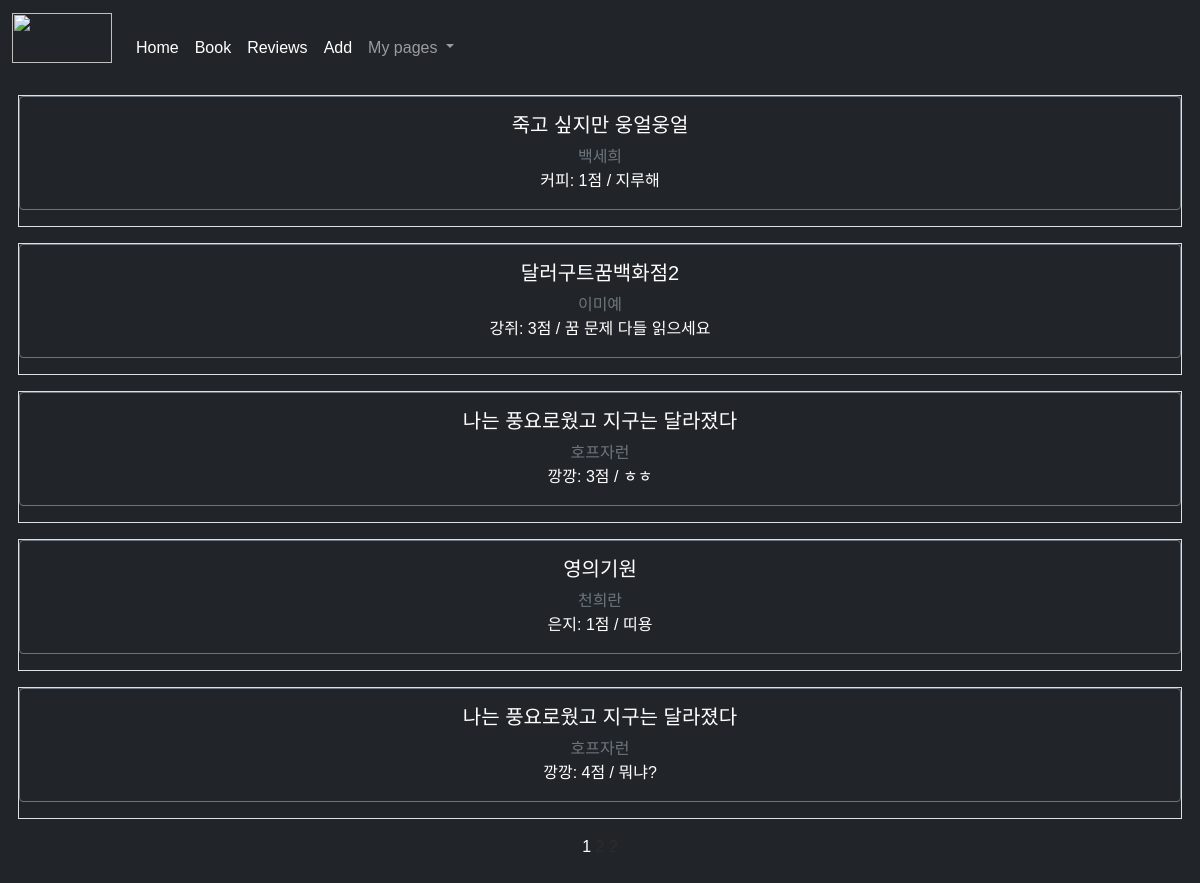
/member/review/list, run on the app's committed database.
### member/models.py (models this page shows, shortened)
class Review(models.Model):
    point = models.IntegerField(choices=REVIEW_POINT_CHOICES, default=None)
    comment = models.CharField(max_length=500)
    book = models.ForeignKey(Book, on_delete=models.CASCADE)
    author = models.ForeignKey(User, on_delete=models.CASCADE)
    created_at = models.DateTimeField(
        auto_now_add=True)  # 모델이 생성된 시간을 자동으로 필드에 넣어
    updated_at = models.DateTimeField(auto_now=True)

class Book(models.Model):
    name = models.CharField(max_length=25, verbose_name='제목')
    writer = models.CharField(max_length=15, verbose_name='저자')
    bookcovers = models.CharField(max_length=500, default=None, null=True)
    created_at = models.DateTimeField(auto_now_add=True)
    updated_at = models.DateTimeField(auto_now=True)

class User(AbstractUser):
    nickname = models.CharField(
        max_length=15,
        unique=True,
        null=True,
        error_messages={'unique': '이미 사용 중인 닉네임 입니다!'},)

### member/views.py (the view)
# urls.py: path('review/list', views.review_list, name="review-list"),
def review_list(req):
    reviews = Review.objects.all().order_by('-created_at')
    paginator = Paginator(reviews, 5)
    page = req.GET.get('page')
    items = paginator.get_page(page)
    context = {
        'reviews': items
    }
    return render(req, 'review_list.html', context)

### member/templates/review_list.html (shortened to what this page needs)
{% extends 'base.html' %}
{% load static %}
{% block content %}
<div class="container mb-4">
    {% for item in reviews %}
        <div class="row gx-4 gx-lg-5 border mb-3 pd-2 d-flex justify-content-center">
            <div class="card border-secondary bg-dark mb-3">
                <div class="card-body">
                    <h5 class="card-title">{{ item.book.name }}</h5>
                    <h7 class="card-subtitle mb-2 text-muted">{{ item.book.writer }}</h7>
                    <p class="card-text">{{ item.author.nickname }}: {{ item.point }}점 / {{ item.comment }}</p>
                </div>
            </div>
        </div>
    {% endfor %}
        <div class="row">
            <div class="col-sm-12 text-center">
                <div class="pagination">
                    <span class="step-links text-center" style="width: 100%;">
                    <span class="current">
                        {{ reviews.number }}
                    </span>
                    {% if reviews.has_next %}
                        <a href="?page={{ reviews.next_page_number }}">{{ reviews.next_page_number }}</a>
                        <a href="?page={{ reviews.paginator.num_pages }}">{{ reviews.paginator.num_pages }}</a>
                    {% endif %}
                </span>
                </div>
            </div>
        </div>
</div>
{% endblock %}

### member/static/style.css (style rules this page uses)
:root { --border: #e3e1dc; --max-width: 1100px; --max-content-width: 1000px; --body-background: #212529; --site-header-background: #212529; --navbar: #2f2c28; --site-footer: #bcb9b0; --site-footer-background: #2f2c28; --account-link: #ffcc00; --content-list-contet-date: #bcb9b0; --main-header-background: #fff; --main-header-height: 565px; --main-header-border: #f0efec; --main-header: #fff; --content-list-sub-heading: #d1d0cc; --content-list-pagination-current: #fff; --content-list-pagination-current-bg: #ff0458; --review-detail-date: #bcb9b0; --review-detail-side-padding: 8px; --profile-header-edit: #7b776b; --file-content-border: #d3d1c8; --file-content-background: #212529; }
body { display: flex; justify-content: center; min-height: 100vh; flex-direction: column; margin: 0; word-break: keep-all; }
* { font-family: "Spoqa Han Sans Neo", sans-serif; }
:root { --text: #2f2c28; --link: #ffcc00; --button-text: #fff; --button-primary-background: #ff0458; --button-primary-hover-background: #ff045893; --button-warn-background: #f9592c; --button-secondary-background: #bcb9b0; --ic-button-circle: #ffcc00; --input-background: #fff; --input-border: #cccac3; --input-placeholder: #bcb9b0; --input-focus-border: #ffcc00; --input-focus-background: #fffdf3; --input-error: #e6584e; --input-error-border: #e6584e; --chip-border: #e3e1dc; --chip-text: #2f2c28; --chip-green-background: #effaf9; --chip-green-text: #79c9c5; --chip-green-border: #06aea7; --avatar-placeholder: #e3e1dc; --stars: #ffcc00; --dialog-border: #e3e1dc; --dialog-background: #f6f5f3; --dialog-info: #e1811b; --box-border: #e3e1dc; }
body, a, a:hover { color: var(--text); }
a { text-decoration: none; }

### data on the page
Review: book.name "죽고 싶지만 웅얼웅얼", book.writer "백세희", author.nickname "커피", point "1", comment "지루해"
Review: book.name "달러구트꿈백화점2", book.writer "이미예", author.nickname "강쥐", point "3", comment "꿈 문제 다들 읽으세요"
Review: book.name "나는 풍요로웠고 지구는 달라졌다", book.writer "호프자런", author.nickname "깡깡", point "3", comment "ㅎㅎ"
Review: book.name "영의기원", book.writer "천희란", author.nickname "은지", point "1", comment "띠용"
Review: book.name "나는 풍요로웠고 지구는 달라졌다", book.writer "호프자런", author.nickname "깡깡", point "4", comment "뭐냐?"

### other printed values
{{ reviews.number }} "1"
